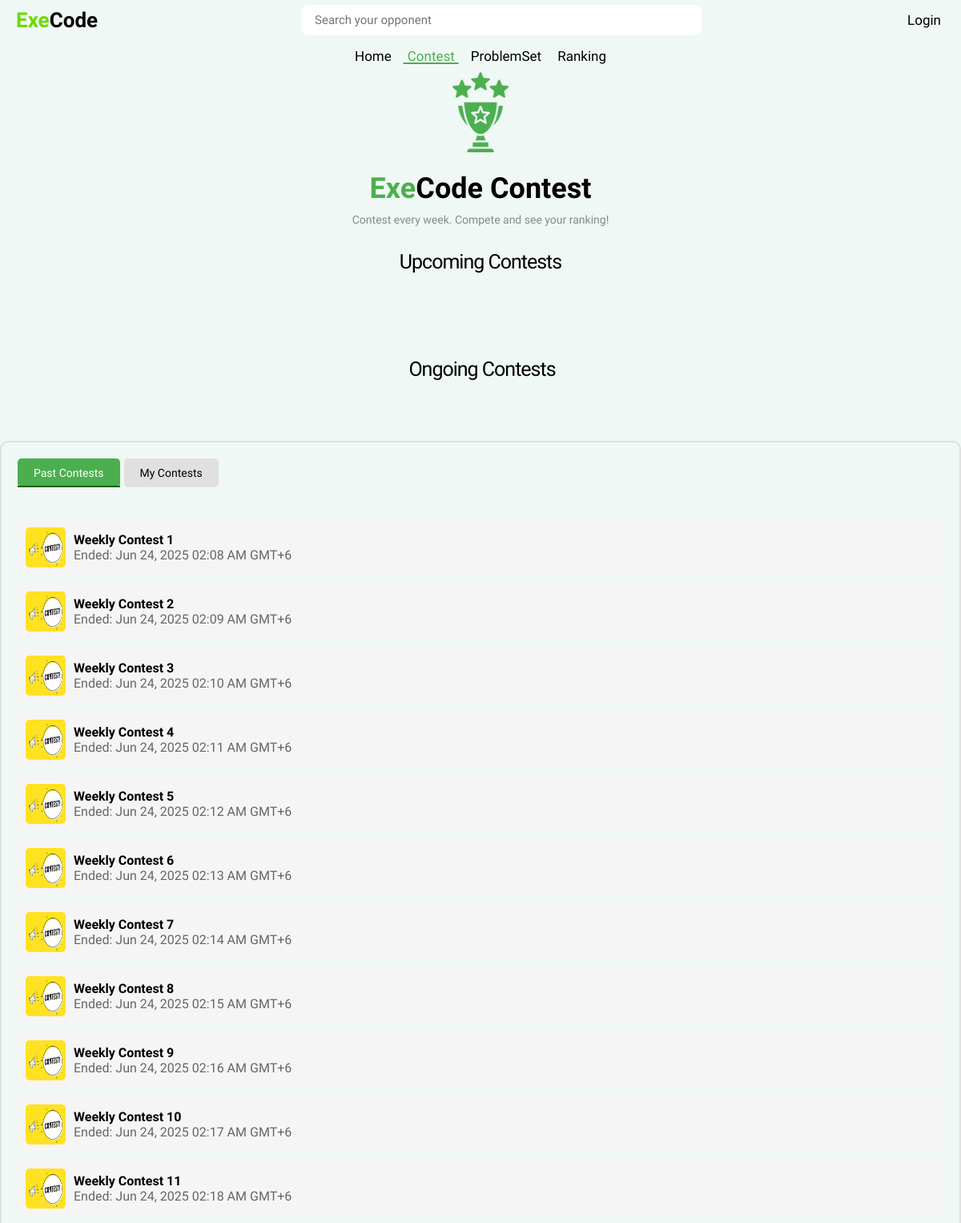
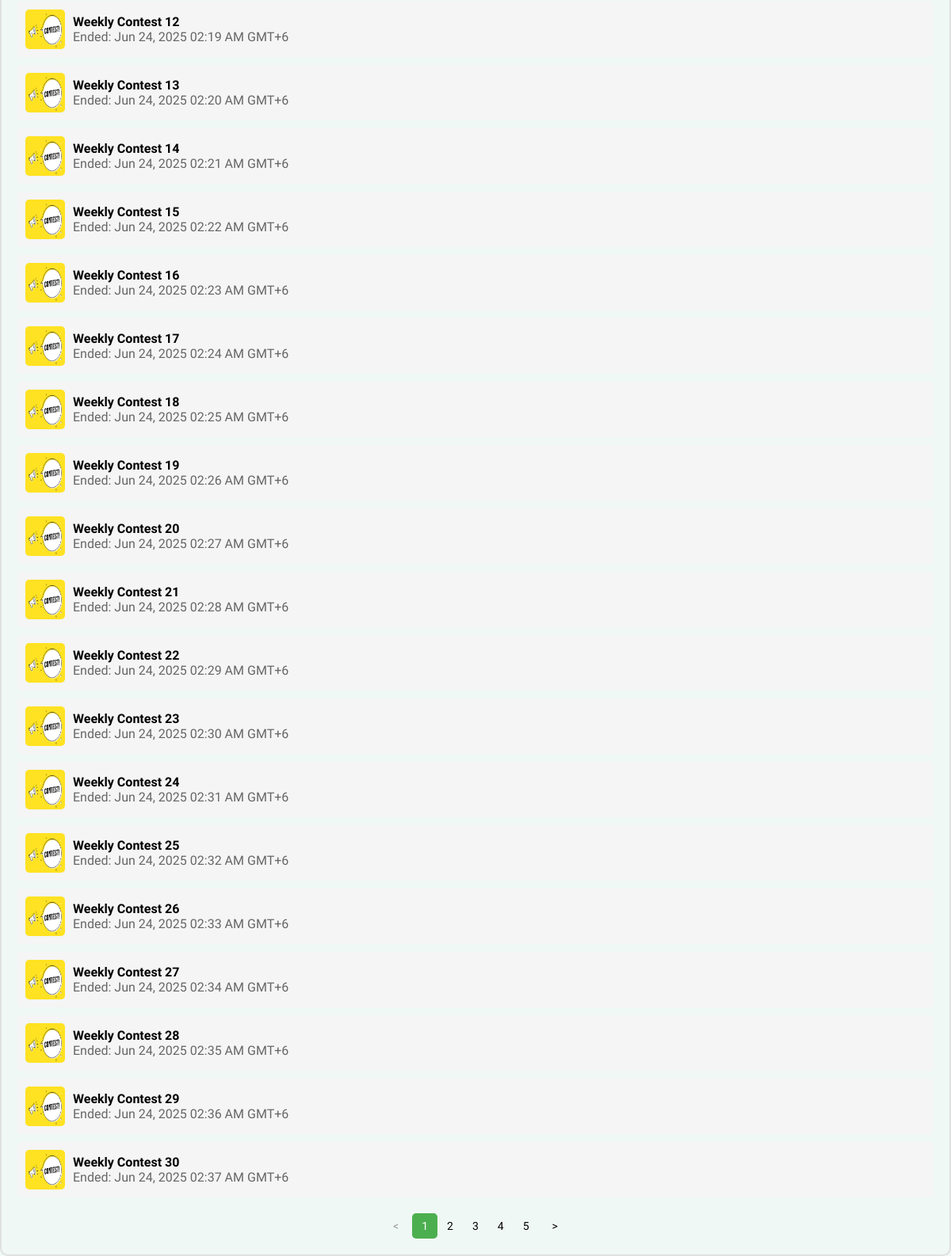
Screenshot of /contest/contest.php with the database file from the repository (2 pictures, top to bottom).
### tables this page shows
CREATE TABLE `contests` (
  `id` int(11) NOT NULL,
  `title` varchar(255) DEFAULT NULL,
  `start_time` datetime DEFAULT NULL,
  `end_time` datetime DEFAULT NULL,
  `status` enum('upcoming','ongoing','past') DEFAULT 'upcoming',
  `created_at` timestamp NOT NULL DEFAULT current_timestamp()
);

### contest/contest.php (the view, shortened to what this page needs)
<?php
include '../Include/Connection.php';
$currentTime = (new DateTime())->format('Y-m-d H:i:s');
$upcomingContests = [];
$ongoingContests = [];
$pastContests = [];
$sql = "SELECT * FROM contests ORDER BY start_time ASC";
$result = $conn->query($sql);
if ($result) {
    while ($row = $result->fetch_assoc()) {
        $startTime = new DateTime($row['start_time']);
        $endTime = new DateTime($row['end_time']);
        if ($currentTime >= $startTime->format('Y-m-d H:i:s') && $currentTime <= $endTime->format('Y-m-d H:i:s')) {
            $ongoingContests[] = $row;
        } elseif ($currentTime > $endTime->format('Y-m-d H:i:s')) {
            $pastContests[] = $row;
        } else {
            $upcomingContests[] = $row;
        }
    }
} else {
    die("Error fetching contests: " . $conn->error);
}
include('..\Include\Navbar.php');
?>
<!DOCTYPE html>
<html lang="en">
<head>
    <link rel="stylesheet" href="contest.css">
    <link rel="stylesheet" href="..\Include\Navbar.css">
    <link rel="stylesheet" href="https://cdn.jsdelivr.net/npm/swiper@11/swiper-bundle.min.css">
</head>
<body>
  <div class="contest-title">
     <img src="trophy.png" alt="Trophy">
    <h1><span class="exe-color">Exe</span>Code Contest</h1>
    <p>Contest every week. Compete and see your ranking!</p>
  </div>
  <div class="container-upcoming-contest">
    <div class="upcoming-contest-title">
      <p id="blinking-text">Upcoming Contests</p>
    </div>
    <div class="container swiper">
      <div class="card-wrapper" id="upcoming-card-wrapper">
      </div>
    </div>
  </div>
  <div class="container-ongoing-contest">
    <div class="ongoing-contest-title">
      <p id="blinking-text">Ongoing Contests</p>
    </div>
    <div class="container">
    </div>
  </div>
  <div class="main-container">
    <div class="sub-tabs">
      <button onclick="showSubTab('past-contests')" class="active">Past Contests</button>
      <button onclick="showSubTab('my-contests')">My Contests</button>
    </div>
   <div id="past-contests" class="sub-tab-content active">
  <div class="past-contests-list" id="past-contests-list">
    <?php
    foreach ($pastContests as $contest):
    ?>
      <div class="contest-card" data-id="<?= isset($contest['id']) ? $contest['id'] : '' ?>" data-contest-id="<?= isset($contest['id']) ? $contest['id'] : '' ?>" <?= !isset($contest['id']) ? 'style="background: red;"' : '' ?>>
        <img src="contest.jpg" alt="Contest Icon">
        <div>
          <h3><?= htmlspecialchars($contest['title']) ?></h3>
          <p>Ended: <?= (new DateTime($contest['end_time']))->format('M d, Y h:i A') ?> GMT+6</p>
        </div>
      </div>
    <?php endforeach; ?>
  </div>
  <div class="pagination" id="pagination">
    <button onclick="changePage('prev')" id="prev-page"><</button>
    <div id="page-numbers"></div>
    <button onclick="changePage('next')" id="next-page">></button>
  </div>
</div>
  </div>
</body>
</html>

### Include/Navbar.php (shortened to what this page needs)
<?php
$current_page = basename($_SERVER['PHP_SELF']);
$username = "";
?>
<!DOCTYPE html>
<html lang="en">
<head>
    <link rel="stylesheet" href="Navbar.css">
</head>
<body>
    <header class="nav-header">
        <nav class="upper-nav">
            <div class="logo"><a href="../Home/Home.php"><span class="first"><span class="rote">E</span>xe</span><span class="second"><span class="rote">C</span>o<span class="rote">d</span>e</span></a></div>
            <div class="search-box">
                <input type="text" name="" id="" placeholder="Search your opponent">
            </div>
            <div class="profile">
                <ul>
                    <li class="nav-item"><a href="../editprofile/editprofile.php"><?php echo htmlspecialchars($username); ?></a></li>
                    <?php if (isset($_SESSION['user_id'])): ?>
                        <li class="nav-item">|</li>
                        <li class="nav-item"><a href="../User/Logout.php">Logout</a></li>
                    <?php else: ?>
                        <li class="nav-item"><a href="../User/Login.php">Login</a></li>
                    <?php endif; ?>
                </ul>
            </div>
        </nav>
        <nav class="lower-nav">
            <ul>
                <li class="nav-item">
                    <a href="../Home/Home.php" class="<?php echo $current_page == 'Home.php' ? 'active' : ''; ?>">Home</a>
                </li>
                <li class="nav-item">
                    <a href="../contest/contest.php" class="<?php echo $current_page == 'contest.php' ? 'active' : ''; ?>">Contest</a>
                </li>
                <li class="nav-item">
                    <a href="../PracticsProblem/practiceproblem.php" class="<?php echo $current_page == 'practiceproblem.php' ? 'active' : ''; ?>">ProblemSet</a>
                </li>
                <li class="nav-item">
                    <a href="../Ranking/Ranking.php" class="<?php echo $current_page == 'Ranking.php' ? 'active' : ''; ?>">Ranking</a>
                </li>
            </ul>
        </nav>
    </header>
</body>
</html>

### Include/Navbar.css (style rules this page uses)
* { margin: 0; padding: 0; box-sizing: border-box; font-family: "Ubuntu", sans-serif; }
.nav-header { background: #f0f8f5; position: fixed; top: 0; width: 100%; z-index: 1000; }
.upper-nav { display: flex; justify-content: space-between; align-items: center; height: 40px; padding: 25px 20px; }
.upper-nav .profile ul { list-style: none; display: flex; gap: 10px; }
.upper-nav ul li a, .lower-nav ul li a { padding: 0px 5px; }
.lower-nav { height: 40px; display: flex; justify-content: center; align-items: center; }
.lower-nav ul { list-style: none; display: flex; justify-content: center; align-items: center; gap: 10px; }
.logo { width: 124px; flex-shrink: 0; }
.logo a { text-decoration: none; color: black; font-weight: bold; font-size: 26px; transition: 0.5s; }
.logo .rote { display: inline-block; transition: transform 0.3s ease; }
.logo .first { color: #6CD900; }
.profile { flex-shrink: 0; }
.profile .nav-item a { text-decoration: none; color: black; font-size: 17px; }
.lower-nav .nav-item a { text-decoration: none; color: black; font-size: 17px; position: relative; transition: color 0.3s ease; }
.lower-nav .nav-item a:hover, .lower-nav .nav-item a.active { color: #4caf4f; }
.lower-nav .nav-item a:before { content: ''; position: absolute; width: 0; height: 2px; bottom: 0; left: 50%; background-color: #4caf4f; transition: all 0.5s ease; transform: translateX(-50%); }
.lower-nav .nav-item a:hover:before, .lower-nav .nav-item a.active:before { width: 100%; }
.search-box { flex-grow: 1; margin: 0 20px; max-width: 500px; transition: max-width 0.3s ease; }
.search-box input { padding: 8px 15px; width: 100%; border: 2px solid white; border-radius: 8px; outline: none; font-size: 15px; transition: border-color 0.3s ease; }

### contest/contest.css (style rules this page uses)
* { margin: 0; padding: 0; box-sizing: border-box; }
body { background-color: #f0f8f5; padding-top: 90px; }
.contest-title { text-align: center; margin-bottom: 30px; }
.contest-title img { width: 100px; margin-bottom: 10px; }
.contest-title h1 { font-size: 36px; margin: 10px 0; }
.contest-title h1 .exe-color { color: #4caf4f; font-weight: 600; font-size: 36px; }
.contest-title p { color: #888; font-size: 14px; }
.container-upcoming-contest, .container-ongoing-contest { display: flex; flex-direction: column; align-items: center; text-align: start; margin-bottom: 20px; }
.upcoming-contest-title, .ongoing-contest-title { color: #000000; font-size: 25px; letter-spacing: -1px; font-weight: 500; margin-bottom: 10px; }
#blinking-text { animation: blink 1s linear infinite; }
.card-wrapper { max-width: 1000px; margin: 0 60px 35px; padding: 20px 10px; overflow: hidden; }
.main-container { padding: 20px; max-width: 1200px; margin: 0 auto; border-style: solid; border-width: 2px; border-color: #e0e0e0; border-radius: 10px; }
.sub-tabs { display: flex; justify-content: flex-start; gap: 5px; margin-bottom: 20px; }
.sub-tabs button { background-color: #e0e0e0; color: #000000; border: none; padding: 10px 20px; cursor: pointer; border-radius: 5px; font-size: 14px; position: relative; transition: background-color 0.3s ease, color 0.3s ease; }
.sub-tabs button.active { background-color: #4caf4f; color: #ffffff; }
.sub-tabs button::after { content: ''; position: absolute; bottom: 0; left: 50%; width: 0; height: 2px; background-color: #036507; transition: width 0.3s ease, left 0.3s ease; }
.sub-tabs button.active::after { width: 100%; left: 0; }
.sub-tab-content { display: none; }
.sub-tab-content.active { display: block; }
.past-contests-list .contest-card { display: flex; align-items: center; gap: 10px; text-align: left; margin-bottom: 10px; background-color: #f5f5f5; padding: 10px; border-radius: 5px; }
.past-contests-list .contest-card img { width: 50px; height: 50px; border-radius: 5px; }
.past-contests-list .contest-card h3 { font-size: 16px; margin: 0; color: #000000; }
.past-contests-list .contest-card p { margin: 0; color: #666; }
.pagination { display: flex; justify-content: center; align-items: center; gap: 5px; margin-top: 20px; }
.pagination button { background-color: transparent; color: #000000; border: none; padding: 8px 12px; cursor: pointer; font-size: 14px; }
.pagination button:disabled { color: #999; cursor: not-allowed; }
.container-ongoing-contest, .content-box2 { display: flex; align-items: center; gap: 25px; margin-left: 4px; }

### rows the page displays
contests: title "Weekly Contest 1", end_time "Jun 24, 2025 02:08 AM"
contests: title "Weekly Contest 2", end_time "Jun 24, 2025 02:09 AM"
contests: title "Weekly Contest 3", end_time "Jun 24, 2025 02:10 AM"
contests: title "Weekly Contest 4", end_time "Jun 24, 2025 02:11 AM"
contests: title "Weekly Contest 5", end_time "Jun 24, 2025 02:12 AM"
contests: title "Weekly Contest 6", end_time "Jun 24, 2025 02:13 AM"
contests: title "Weekly Contest 7", end_time "Jun 24, 2025 02:14 AM"
contests: title "Weekly Contest 8", end_time "Jun 24, 2025 02:15 AM"
contests: title "Weekly Contest 9", end_time "Jun 24, 2025 02:16 AM"
contests: title "Weekly Contest 10", end_time "Jun 24, 2025 02:17 AM"
contests: title "Weekly Contest 11", end_time "Jun 24, 2025 02:18 AM"
contests: title "Weekly Contest 12", end_time "Jun 24, 2025 02:19 AM"
contests: title "Weekly Contest 13", end_time "Jun 24, 2025 02:20 AM"
contests: title "Weekly Contest 14", end_time "Jun 24, 2025 02:21 AM"
contests: title "Weekly Contest 15", end_time "Jun 24, 2025 02:22 AM"
contests: title "Weekly Contest 16", end_time "Jun 24, 2025 02:23 AM"
contests: title "Weekly Contest 17", end_time "Jun 24, 2025 02:24 AM"
contests: title "Weekly Contest 18", end_time "Jun 24, 2025 02:25 AM"
contests: title "Weekly Contest 19", end_time "Jun 24, 2025 02:26 AM"
contests: title "Weekly Contest 20", end_time "Jun 24, 2025 02:27 AM"
contests: title "Weekly Contest 21", end_time "Jun 24, 2025 02:28 AM"
contests: title "Weekly Contest 22", end_time "Jun 24, 2025 02:29 AM"
contests: title "Weekly Contest 23", end_time "Jun 24, 2025 02:30 AM"
contests: title "Weekly Contest 24", end_time "Jun 24, 2025 02:31 AM"
contests: title "Weekly Contest 25", end_time "Jun 24, 2025 02:32 AM"
contests: title "Weekly Contest 26", end_time "Jun 24, 2025 02:33 AM"
contests: title "Weekly Contest 27", end_time "Jun 24, 2025 02:34 AM"
contests: title "Weekly Contest 28", end_time "Jun 24, 2025 02:35 AM"
contests: title "Weekly Contest 29", end_time "Jun 24, 2025 02:36 AM"
contests: title "Weekly Contest 30", end_time "Jun 24, 2025 02:37 AM"
